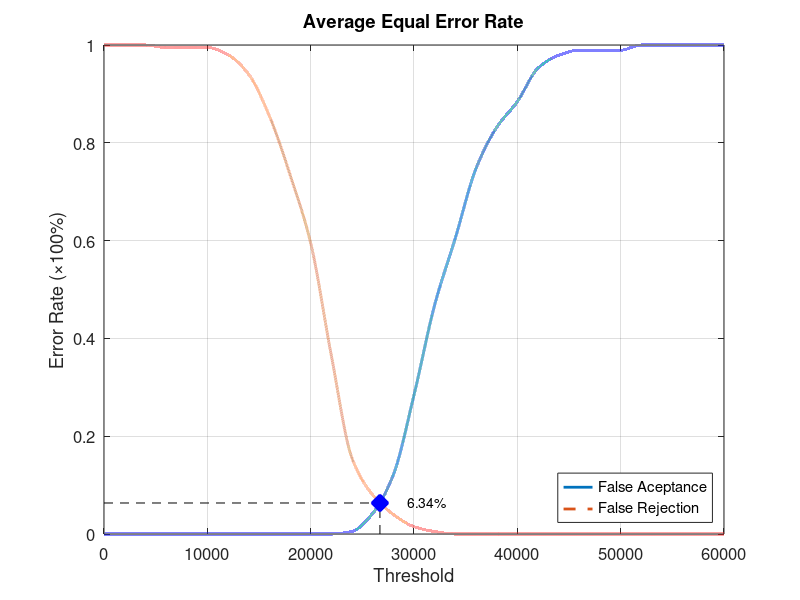
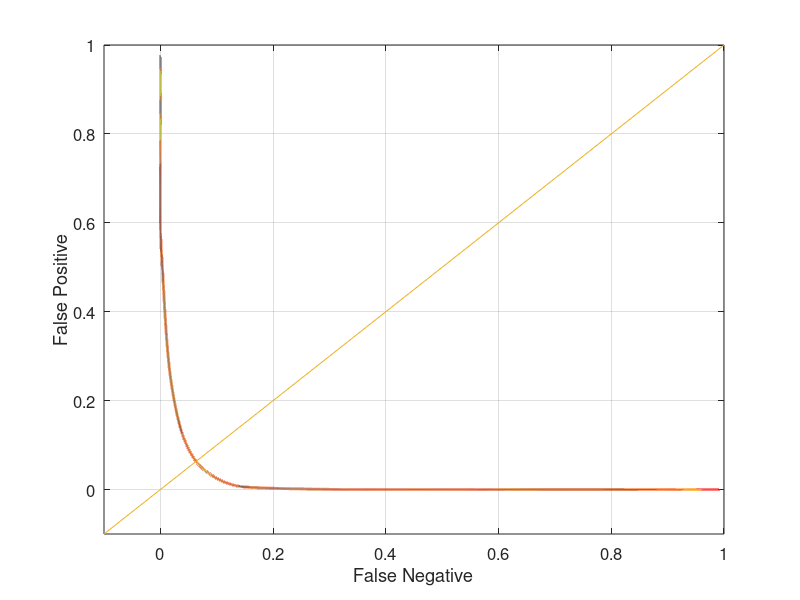

Write the MATLAB code that produced these figures, in order.
function yEER = Database5_4
close all;
clear;
clc;
x = 0:2000:60000;
xq = 0:0.5:60000;

y0 = [0 0 0 0 0 0 0 0 0 0 0 0 0.00526316 0.0421053 0.121053 0.284211 0.468421 0.605263 0.747368 0.831579 0.884211 0.952632 0.978947 0.989474 0.989474 0.989474 1 1 1 1 1];
yy0 = interp1(x, y0, xq, 'pchip');
y1 = [1 1 1 0.995 0.995 0.995 0.98 0.94 0.855 0.735 0.595 0.365 0.155 0.08 0.04 0.015 0.005 0 0 0 0 0 0 0 0 0 0 0 0 0 0];
yy1 = interp1(x, y1, xq, 'pchip');

% Calculating EER: 
y2 = abs(y0 - y1);
find(y2 == min(y2))
yy2 = abs(yy0 - yy1);
xEER = find(yy2 == min(yy2));
xEERIndex = xq(xEER) % X-axis EER
yEER = yy0(xEER) % Y-axis EER

main = figure
plot(xq, yy0,'-','LineWidth', 2);	hold on
plot(xq, yy1,'--','LineWidth', 2);	hold on
plot([xEERIndex xEERIndex], [0 yEER], 'k--');	hold on
plot([0 xEERIndex], [yEER yEER], 'k--');	hold on
plot(xEERIndex, yEER, 'bx', 'LineWidth', 10);	hold on
text(xEERIndex + 10 * xEERIndex / 100, yEER, [num2str(round((10000 * yEER)) / 100) '%'])
legend('False Aceptance', 'False Rejection', 'Location', 'SouthEast')
xlabel('Threshold')
ylabel('Error Rate (\times100%)')
title('Average Equal Error Rate')
set(gca, 'FontSize', 12)
axis([0 60000 0 1])
grid on

print(main, 'Database5_4Main', '-dpng');
FNRxFPR = figure('Color', [1 1 1]);
plot(yy1, yy0, '-', yy1, yy0, 'LineWidth', 2);
hold on
y = -0.1:0.1:1
plot(y, y); 
set(gca, 'FontSize', 12)
xlabel('False Negative')
ylabel('False Positive')
axis([-0.1 1 -0.1 1])
set(gca, 'FontSize', 12)
grid on

print(FNRxFPR, 'Database5_4FNRxFPR','-dpng');
end
